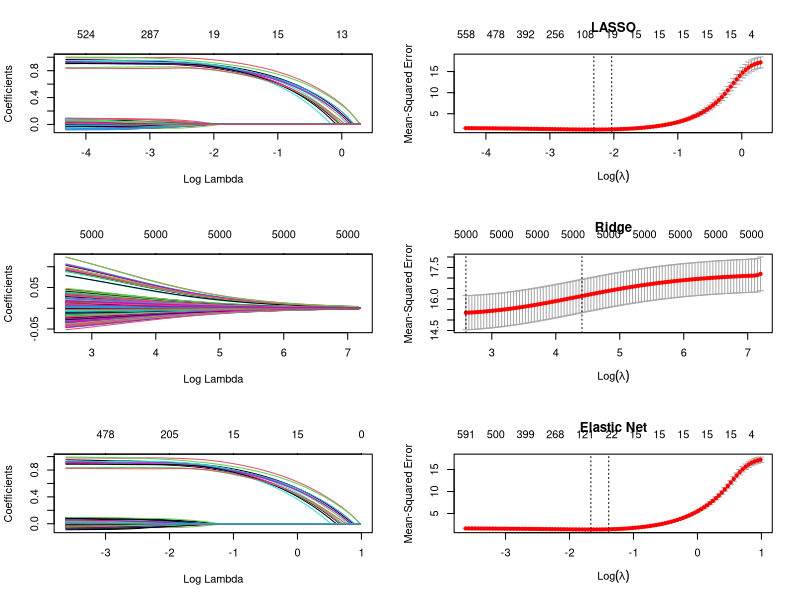

Here is the R script that generated this plot:
# GLMNET
setwd("C:/Alejandro/Research/BDS/Regularization/")
#
library(MASS)
library(glmnet)

# SITUATION: SMALL SIGNAL, LOTS OF NOISE
# Generate data
set.seed(19875)  # Set seed for reproducibility
n <- 1000  # Number of observations
p <- 5000  # Number of predictors included in model
real_p <- 15  # Number of true predictors
x <- matrix(rnorm(n*p), nrow=n, ncol=p)
y <- apply(x[,1:real_p], 1, sum) + rnorm(n)

# Split data into train (2/3) and test (1/3) sets
train_rows <- sample(1:n, 0.66*n)
x.train <- x[train_rows, ]
x.test <- x[-train_rows, ]

y.train <- y[train_rows]
y.test <- y[-train_rows]

# Fit models 
# (For plots on left):
fit.lasso <- glmnet(x.train, y.train, family="gaussian", alpha=1)
fit.ridge <- glmnet(x.train, y.train, family="gaussian", alpha=0)
fit.elnet <- glmnet(x.train, y.train, family="gaussian", alpha=0.5)


# 10-fold Cross validation for each alpha = 0, 0.1, ... , 0.9, 1.0
# (For plots on Right)
fit.lasso.cv <- cv.glmnet(x.train, y.train, type.measure="mse", alpha=1, 
                          family="gaussian")
fit.ridge.cv <- cv.glmnet(x.train, y.train, type.measure="mse", alpha=0,
                          family="gaussian")
fit.elnet.cv <- cv.glmnet(x.train, y.train, type.measure="mse", alpha=0.5,
                          family="gaussian")


for (i in 0:10) {
  assign(paste("fit", i, sep=""), cv.glmnet(x.train, y.train, type.measure="mse", 
                                            alpha=i/10,family="gaussian"))
}

# Plot solution paths:
par(mfrow=c(3,2))
# For plotting options, type '?plot.glmnet' in R console
plot(fit.lasso, xvar="lambda")
plot(fit10, main="LASSO")

plot(fit.ridge, xvar="lambda")
plot(fit0, main="Ridge")

plot(fit.elnet, xvar="lambda")
plot(fit5, main="Elastic Net")

yhat0 <- predict(fit0, s=fit0$lambda.1se, newx=x.test)
yhat1 <- predict(fit1, s=fit1$lambda.1se, newx=x.test)
yhat2 <- predict(fit2, s=fit2$lambda.1se, newx=x.test)
yhat3 <- predict(fit3, s=fit3$lambda.1se, newx=x.test)
yhat4 <- predict(fit4, s=fit4$lambda.1se, newx=x.test)
yhat5 <- predict(fit5, s=fit5$lambda.1se, newx=x.test)
yhat6 <- predict(fit6, s=fit6$lambda.1se, newx=x.test)
yhat7 <- predict(fit7, s=fit7$lambda.1se, newx=x.test)
yhat8 <- predict(fit8, s=fit8$lambda.1se, newx=x.test)
yhat9 <- predict(fit9, s=fit9$lambda.1se, newx=x.test)
yhat10 <- predict(fit10, s=fit10$lambda.1se, newx=x.test)

mse0 <- mean((y.test - yhat0)^2)
mse1 <- mean((y.test - yhat1)^2)
mse2 <- mean((y.test - yhat2)^2)
mse3 <- mean((y.test - yhat3)^2)
mse4 <- mean((y.test - yhat4)^2)
mse5 <- mean((y.test - yhat5)^2)
mse6 <- mean((y.test - yhat6)^2)
mse7 <- mean((y.test - yhat7)^2)
mse8 <- mean((y.test - yhat8)^2)
mse9 <- mean((y.test - yhat9)^2)
mse10 <- mean((y.test - yhat10)^2)

MSE <- c(mse0,mse1,mse2,mse3,mse4,mse5,mse6,mse7,mse8,mse9,mse10)
ALPHA <- seq(0,1,length.out=11)

# NOTE THAT LASSO IS THE WINNER
# LASSO IS GOOD AT PICKING UP SMALL SIGNAL THROUGH NOISE
cbind(MSE,ALPHA)
